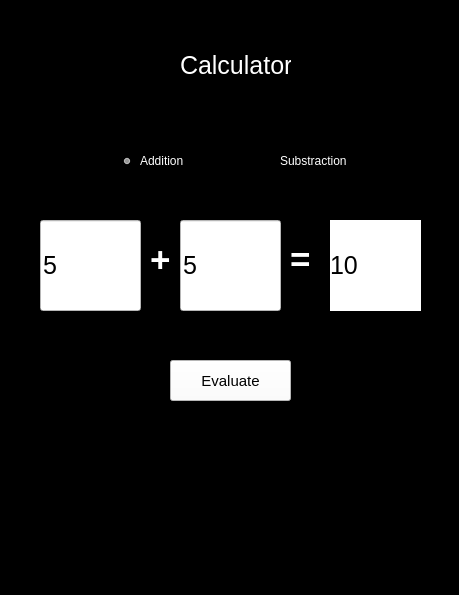
<?xml version="1.0" encoding="UTF-8"?>
<ui version="4.0">
 <class>MainWindow</class>
 <widget class="QMainWindow" name="MainWindow">
  <property name="geometry">
   <rect>
    <x>0</x>
    <y>0</y>
    <width>459</width>
    <height>595</height>
   </rect>
  </property>
  <property name="windowTitle">
   <string>MainWindow</string>
  </property>
  <property name="styleSheet">
   <string notr="true">background-color:black;</string>
  </property>
  <widget class="QWidget" name="centralwidget">
   <widget class="QLineEdit" name="Input1">
    <property name="geometry">
     <rect>
      <x>40</x>
      <y>220</y>
      <width>101</width>
      <height>91</height>
     </rect>
    </property>
    <property name="styleSheet">
     <string notr="true">qproperty-alignment: 'AlignCenter';
background-color:white;
color:black;
font-size:25px;</string>
    </property>
    <property name="text">
     <string>5</string>
    </property>
   </widget>
   <widget class="QLineEdit" name="Input2">
    <property name="geometry">
     <rect>
      <x>180</x>
      <y>220</y>
      <width>101</width>
      <height>91</height>
     </rect>
    </property>
    <property name="styleSheet">
     <string notr="true">qproperty-alignment: 'AlignCenter';
background-color:white;
color:black;
font-size:25px;</string>
    </property>
    <property name="text">
     <string>5</string>
    </property>
   </widget>
   <widget class="QLabel" name="label">
    <property name="geometry">
     <rect>
      <x>330</x>
      <y>220</y>
      <width>91</width>
      <height>91</height>
     </rect>
    </property>
    <property name="styleSheet">
     <string notr="true">background-color:rgb(70, 70, 70);
qproperty-alignment: 'AlignCenter';
color:white;
background-color:white;
color:black;
font-size:25px;</string>
    </property>
    <property name="text">
     <string>10</string>
    </property>
   </widget>
   <widget class="QLabel" name="signLabel">
    <property name="geometry">
     <rect>
      <x>150</x>
      <y>240</y>
      <width>21</width>
      <height>41</height>
     </rect>
    </property>
    <property name="styleSheet">
     <string notr="true">font-size:35px;
color:white;</string>
    </property>
    <property name="text">
     <string>&lt;html&gt;&lt;head/&gt;&lt;body&gt;&lt;p&gt;&lt;span style=&quot; font-size:26pt; font-weight:700;&quot;&gt;+&lt;/span&gt;&lt;/p&gt;&lt;/body&gt;&lt;/html&gt;</string>
    </property>
   </widget>
   <widget class="QLabel" name="label_3">
    <property name="geometry">
     <rect>
      <x>290</x>
      <y>240</y>
      <width>21</width>
      <height>41</height>
     </rect>
    </property>
    <property name="styleSheet">
     <string notr="true">font-size:35px;
color:white;</string>
    </property>
    <property name="text">
     <string>&lt;html&gt;&lt;head/&gt;&lt;body&gt;&lt;p&gt;&lt;span style=&quot; font-size:26pt; font-weight:700;&quot;&gt;=&lt;/span&gt;&lt;/p&gt;&lt;/body&gt;&lt;/html&gt;</string>
    </property>
   </widget>
   <widget class="QPushButton" name="pushButton">
    <property name="geometry">
     <rect>
      <x>170</x>
      <y>360</y>
      <width>121</width>
      <height>41</height>
     </rect>
    </property>
    <property name="styleSheet">
     <string notr="true">background-color:white;
color:black;
font-size:15px;</string>
    </property>
    <property name="text">
     <string>Evaluate</string>
    </property>
   </widget>
   <widget class="QRadioButton" name="addCheckbox">
    <property name="enabled">
     <bool>true</bool>
    </property>
    <property name="geometry">
     <rect>
      <x>120</x>
      <y>150</y>
      <width>91</width>
      <height>22</height>
     </rect>
    </property>
    <property name="styleSheet">
     <string notr="true">color:white;
</string>
    </property>
    <property name="text">
     <string>Addition</string>
    </property>
    <property name="checked">
     <bool>true</bool>
    </property>
   </widget>
   <widget class="QRadioButton" name="subCheckbox">
    <property name="geometry">
     <rect>
      <x>260</x>
      <y>150</y>
      <width>91</width>
      <height>22</height>
     </rect>
    </property>
    <property name="styleSheet">
     <string notr="true">color:white;
</string>
    </property>
    <property name="text">
     <string>Substraction</string>
    </property>
   </widget>
   <widget class="QLabel" name="label_2">
    <property name="geometry">
     <rect>
      <x>180</x>
      <y>40</y>
      <width>111</width>
      <height>51</height>
     </rect>
    </property>
    <property name="styleSheet">
     <string notr="true">color:white;
font-size:25px;</string>
    </property>
    <property name="text">
     <string>Calculator</string>
    </property>
   </widget>
  </widget>
  <widget class="QMenuBar" name="menubar">
   <property name="geometry">
    <rect>
     <x>0</x>
     <y>0</y>
     <width>459</width>
     <height>21</height>
    </rect>
   </property>
  </widget>
  <widget class="QStatusBar" name="statusbar"/>
 </widget>
 <resources/>
 <connections/>
</ui>
